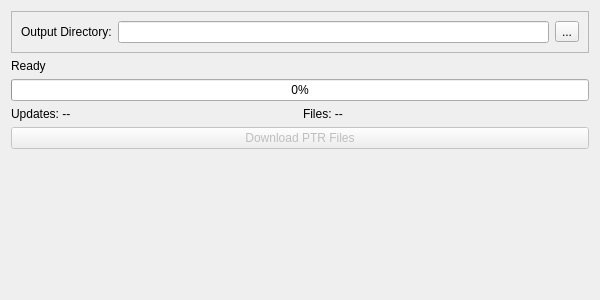
<?xml version="1.0" encoding="UTF-8"?>
<ui version="4.0">
    <class>PTRDownloadWidget</class>
    <widget class="QWidget" name="PTRDownloadWidget">
        <property name="geometry">
            <rect>
                <x>0</x>
                <y>0</y>
                <width>600</width>
                <height>300</height>
            </rect>
        </property>
        <property name="windowTitle">
            <string>PTR Download</string>
        </property>
        <layout class="QVBoxLayout" name="verticalLayout">
            <item>
                <widget class="QFrame" name="frame">
                    <property name="frameShape">
                        <enum>QFrame::Shape::StyledPanel</enum>
                    </property>
                    <layout class="QHBoxLayout" name="horizontalLayout">
                        <item>
                            <widget class="QLabel" name="label">
                                <property name="text">
                                    <string>Output Directory:</string>
                                </property>
                            </widget>
                        </item>
                        <item>
                            <widget class="QLineEdit" name="directoryPath"/>
                        </item>
                        <item>
                            <widget class="QToolButton" name="selectDirectory">
                                <property name="text">
                                    <string>...</string>
                                </property>
                            </widget>
                        </item>
                    </layout>
                </widget>
            </item>
            <item>
                <widget class="QLabel" name="statusLabel">
                    <property name="text">
                        <string>Ready</string>
                    </property>
                </widget>
            </item>
            <item>
                <widget class="QProgressBar" name="progressBar">
                    <property name="value">
                        <number>0</number>
                    </property>
                </widget>
            </item>
            <item>
                <layout class="QHBoxLayout" name="infoLayout">
                    <item>
                        <widget class="QLabel" name="updateCountLabel">
                            <property name="text">
                                <string>Updates: --</string>
                            </property>
                        </widget>
                    </item>
                    <item>
                        <widget class="QLabel" name="fileCountLabel">
                            <property name="text">
                                <string>Files: --</string>
                            </property>
                        </widget>
                    </item>
                </layout>
            </item>
            <item>
                <widget class="QPushButton" name="downloadButton">
                    <property name="enabled">
                        <bool>false</bool>
                    </property>
                    <property name="text">
                        <string>Download PTR Files</string>
                    </property>
                </widget>
            </item>
            <item>
                <spacer name="verticalSpacer">
                    <property name="orientation">
                        <enum>Qt::Orientation::Vertical</enum>
                    </property>
                    <property name="sizeHint" stdset="0">
                        <size>
                            <width>20</width>
                            <height>40</height>
                        </size>
                    </property>
                </spacer>
            </item>
        </layout>
    </widget>
    <resources/>
    <connections/>
</ui>
